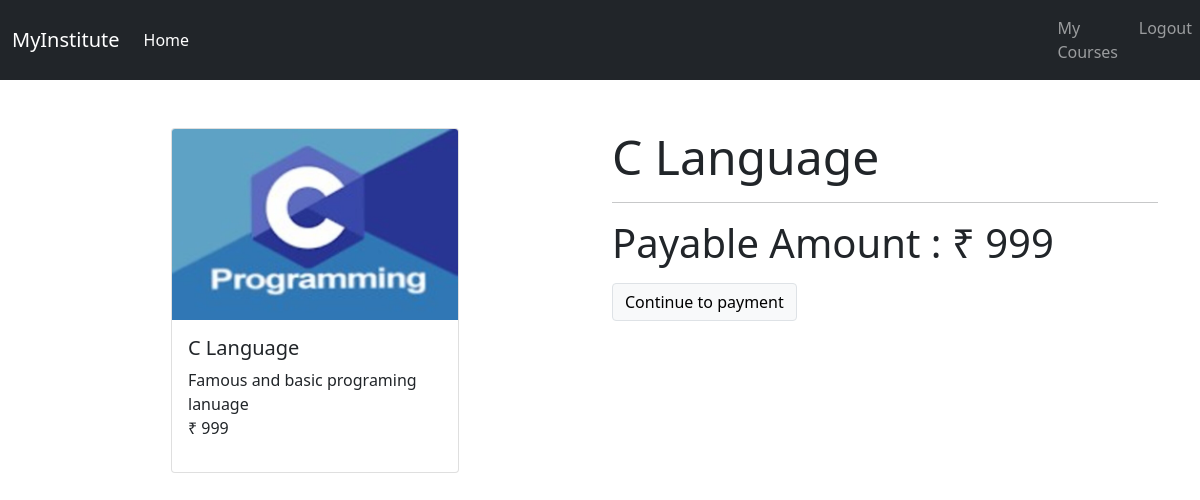
/checkout/c (signed in), run on the app's committed database.
### courses/models.py (models this page shows, shortened)
class Course(models.Model):
    name = models.CharField(max_length = 50  , null = False)
    slug = models.CharField(max_length = 50 , null = False , unique = True)
    desc = models.CharField(max_length = 100)
    price = models.IntegerField(null = False)
    discount = models.IntegerField(null = False, default = 0)
    active = models.BooleanField(default = False)
    thumbnail = models.ImageField(upload_to = "files/thumbnail")
    date = models.DateTimeField(auto_now_add = True)
    resource = models.FileField(upload_to = "files/resource")
    length = models.IntegerField(null = False)

### courses/views.py (the view, shortened to what this page needs)
# urls.py: path('checkout/<str:slug>', views.checkout, name='checkout'),
def checkout(request, slug):
    course = Course.objects.get(slug = slug)
    user = None
    if not request.user.is_authenticated:
        return redirect("login")
    user = request.user
    action = request.GET.get('action')
    order = None
    payment = None
    error = None
    context = {
         "course" : course ,
         "order" : order ,
         "payment" : payment ,
         "user" : user ,
         "error" : error ,
    }
    return render(request, 'check_out.html', context)

### courses/templates/check_out.html (shortened to what this page needs)
{% extends 'base.html' %}
{% block body %}
<div class="container">
<br>
<br>
<div class="row">
    <div class="col mx-auto">
        <div class="card mx-auto" style="width: 18rem;">
            <img src="{{ course.thumbnail.url }}" class="card-img-top" alt="...">
            <div class="card-body">
                <h5 class="card-title">{{ course.name }}</h5>
                <p class="card-text m-0 p-0"> {{ course.desc }} </p>
                <p class="price"> ₹ {{course.price}} </p>
            </div>
        </div>
    </div>
    <div class="col">
        <div>
            <p class="display-5" >  <b> {{course.name}} </b> </p>
            <hr>
            <p class="display-6"> Payable Amount : <b> ₹ {{course.price}} </b> </p>
            <a class="btn btn-light border" href="?action=create_payment"> Continue to payment </a>
        </div>
    </div>
</div>
{% endblock %}

### data on the page
Course: thumbnail (picture), name "C Language", desc "Famous and basic programing lanuage", price "999"
